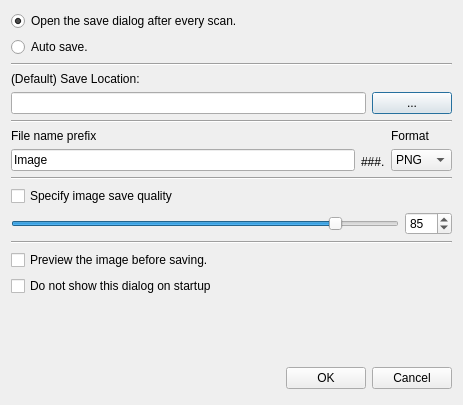
<ui version="4.0" >
 <class>SaveMode</class>
 <widget class="QDialog" name="SaveMode" >
  <property name="geometry" >
   <rect>
    <x>0</x>
    <y>0</y>
    <width>463</width>
    <height>405</height>
   </rect>
  </property>
  <property name="windowTitle" >
   <string>Save Mode</string>
  </property>
  <property name="windowIcon" >
   <iconset/>
  </property>
  <layout class="QVBoxLayout" >
   <item>
    <widget class="QRadioButton" name="manualSaveRButton" >
     <property name="text" >
      <string>Open the save dialog after every scan.</string>
     </property>
     <property name="checked" >
      <bool>true</bool>
     </property>
    </widget>
   </item>
   <item>
    <widget class="QRadioButton" name="autoSaveRButton" >
     <property name="text" >
      <string>Auto save.</string>
     </property>
    </widget>
   </item>
   <item>
    <widget class="Line" name="line_3" >
     <property name="orientation" >
      <enum>Qt::Horizontal</enum>
     </property>
    </widget>
   </item>
   <item>
    <widget class="QLabel" name="label" >
     <property name="text" >
      <string>(Default) Save Location:</string>
     </property>
    </widget>
   </item>
   <item>
    <layout class="QHBoxLayout" >
     <property name="spacing" >
      <number>6</number>
     </property>
     <property name="leftMargin" >
      <number>0</number>
     </property>
     <property name="topMargin" >
      <number>0</number>
     </property>
     <property name="rightMargin" >
      <number>0</number>
     </property>
     <property name="bottomMargin" >
      <number>0</number>
     </property>
     <item>
      <widget class="QLineEdit" name="saveDirLEdit" />
     </item>
     <item>
      <widget class="QPushButton" name="getDirButton" >
       <property name="sizePolicy" >
        <sizepolicy vsizetype="Fixed" hsizetype="Fixed" >
         <horstretch>0</horstretch>
         <verstretch>0</verstretch>
        </sizepolicy>
       </property>
       <property name="text" >
        <string>...</string>
       </property>
      </widget>
     </item>
    </layout>
   </item>
   <item>
    <widget class="Line" name="line_2" >
     <property name="orientation" >
      <enum>Qt::Horizontal</enum>
     </property>
    </widget>
   </item>
   <item>
    <layout class="QHBoxLayout" >
     <property name="spacing" >
      <number>6</number>
     </property>
     <property name="leftMargin" >
      <number>0</number>
     </property>
     <property name="topMargin" >
      <number>0</number>
     </property>
     <property name="rightMargin" >
      <number>0</number>
     </property>
     <property name="bottomMargin" >
      <number>0</number>
     </property>
     <item>
      <layout class="QVBoxLayout" >
       <property name="spacing" >
        <number>6</number>
       </property>
       <property name="leftMargin" >
        <number>0</number>
       </property>
       <property name="topMargin" >
        <number>0</number>
       </property>
       <property name="rightMargin" >
        <number>0</number>
       </property>
       <property name="bottomMargin" >
        <number>0</number>
       </property>
       <item>
        <widget class="QLabel" name="label_2" >
         <property name="text" >
          <string>File name prefix</string>
         </property>
        </widget>
       </item>
       <item>
        <widget class="QLineEdit" name="imgPrefix" >
         <property name="text" >
          <string>Image</string>
         </property>
        </widget>
       </item>
      </layout>
     </item>
     <item>
      <layout class="QVBoxLayout" >
       <property name="spacing" >
        <number>6</number>
       </property>
       <property name="leftMargin" >
        <number>0</number>
       </property>
       <property name="topMargin" >
        <number>0</number>
       </property>
       <property name="rightMargin" >
        <number>0</number>
       </property>
       <property name="bottomMargin" >
        <number>0</number>
       </property>
       <item>
        <widget class="QLabel" name="label_5" >
         <property name="text" >
          <string/>
         </property>
        </widget>
       </item>
       <item>
        <widget class="QLabel" name="label_3" >
         <property name="text" >
          <string>###.</string>
         </property>
        </widget>
       </item>
      </layout>
     </item>
     <item>
      <layout class="QVBoxLayout" >
       <property name="spacing" >
        <number>6</number>
       </property>
       <property name="leftMargin" >
        <number>0</number>
       </property>
       <property name="topMargin" >
        <number>0</number>
       </property>
       <property name="rightMargin" >
        <number>0</number>
       </property>
       <property name="bottomMargin" >
        <number>0</number>
       </property>
       <item>
        <widget class="QLabel" name="label_4" >
         <property name="text" >
          <string>Format</string>
         </property>
        </widget>
       </item>
       <item>
        <widget class="QComboBox" name="imgFormat" >
         <item>
          <property name="text" >
           <string>PNG</string>
          </property>
         </item>
         <item>
          <property name="text" >
           <string>JPG</string>
          </property>
         </item>
         <item>
          <property name="text" >
           <string>JPEG</string>
          </property>
         </item>
         <item>
          <property name="text" >
           <string>BMP</string>
          </property>
         </item>
         <item>
          <property name="text" >
           <string>PPM</string>
          </property>
         </item>
         <item>
          <property name="text" >
           <string>XBM</string>
          </property>
         </item>
         <item>
          <property name="text" >
           <string>XPM</string>
          </property>
         </item>
        </widget>
       </item>
      </layout>
     </item>
    </layout>
   </item>
   <item>
    <widget class="Line" name="line" >
     <property name="orientation" >
      <enum>Qt::Horizontal</enum>
     </property>
    </widget>
   </item>
   <item>
    <widget class="QCheckBox" name="setQuality" >
     <property name="text" >
      <string>Specify image save quality</string>
     </property>
    </widget>
   </item>
   <item>
    <widget class="QFrame" name="imgQualityFrame" >
     <property name="frameShape" >
      <enum>QFrame::NoFrame</enum>
     </property>
     <property name="frameShadow" >
      <enum>QFrame::Plain</enum>
     </property>
     <property name="lineWidth" >
      <number>0</number>
     </property>
     <layout class="QHBoxLayout" >
      <property name="spacing" >
       <number>6</number>
      </property>
      <property name="leftMargin" >
       <number>0</number>
      </property>
      <property name="topMargin" >
       <number>0</number>
      </property>
      <property name="rightMargin" >
       <number>0</number>
      </property>
      <property name="bottomMargin" >
       <number>0</number>
      </property>
      <item>
       <widget class="QSlider" name="horizontalSlider" >
        <property name="maximum" >
         <number>100</number>
        </property>
        <property name="value" >
         <number>85</number>
        </property>
        <property name="sliderPosition" >
         <number>85</number>
        </property>
        <property name="orientation" >
         <enum>Qt::Horizontal</enum>
        </property>
       </widget>
      </item>
      <item>
       <widget class="QSpinBox" name="imgQuality" >
        <property name="maximum" >
         <number>100</number>
        </property>
        <property name="value" >
         <number>85</number>
        </property>
       </widget>
      </item>
     </layout>
    </widget>
   </item>
   <item>
    <widget class="Line" name="line_4" >
     <property name="orientation" >
      <enum>Qt::Horizontal</enum>
     </property>
    </widget>
   </item>
   <item>
    <widget class="QCheckBox" name="showB4Save" >
     <property name="text" >
      <string>Preview the image before saving.</string>
     </property>
    </widget>
   </item>
   <item>
    <widget class="QCheckBox" name="dontAskOnStart" >
     <property name="text" >
      <string>Do not show this dialog on startup</string>
     </property>
    </widget>
   </item>
   <item>
    <spacer>
     <property name="orientation" >
      <enum>Qt::Vertical</enum>
     </property>
     <property name="sizeHint" >
      <size>
       <width>431</width>
       <height>16</height>
      </size>
     </property>
    </spacer>
   </item>
   <item>
    <layout class="QHBoxLayout" >
     <property name="spacing" >
      <number>6</number>
     </property>
     <property name="leftMargin" >
      <number>0</number>
     </property>
     <property name="topMargin" >
      <number>0</number>
     </property>
     <property name="rightMargin" >
      <number>0</number>
     </property>
     <property name="bottomMargin" >
      <number>0</number>
     </property>
     <item>
      <spacer>
       <property name="orientation" >
        <enum>Qt::Horizontal</enum>
       </property>
       <property name="sizeHint" >
        <size>
         <width>91</width>
         <height>31</height>
        </size>
       </property>
      </spacer>
     </item>
     <item>
      <widget class="QPushButton" name="okButton" >
       <property name="text" >
        <string>OK</string>
       </property>
      </widget>
     </item>
     <item>
      <widget class="QPushButton" name="cancelButton" >
       <property name="text" >
        <string>Cancel</string>
       </property>
      </widget>
     </item>
    </layout>
   </item>
  </layout>
 </widget>
 <resources/>
 <connections>
  <connection>
   <sender>setQuality</sender>
   <signal>toggled(bool)</signal>
   <receiver>imgQualityFrame</receiver>
   <slot>setEnabled(bool)</slot>
   <hints>
    <hint type="sourcelabel" >
     <x>93</x>
     <y>215</y>
    </hint>
    <hint type="destinationlabel" >
     <x>167</x>
     <y>247</y>
    </hint>
   </hints>
  </connection>
  <connection>
   <sender>imgQuality</sender>
   <signal>valueChanged(int)</signal>
   <receiver>horizontalSlider</receiver>
   <slot>setValue(int)</slot>
   <hints>
    <hint type="sourcelabel" >
     <x>357</x>
     <y>239</y>
    </hint>
    <hint type="destinationlabel" >
     <x>260</x>
     <y>238</y>
    </hint>
   </hints>
  </connection>
  <connection>
   <sender>horizontalSlider</sender>
   <signal>valueChanged(int)</signal>
   <receiver>imgQuality</receiver>
   <slot>setValue(int)</slot>
   <hints>
    <hint type="sourcelabel" >
     <x>216</x>
     <y>238</y>
    </hint>
    <hint type="destinationlabel" >
     <x>357</x>
     <y>239</y>
    </hint>
   </hints>
  </connection>
  <connection>
   <sender>cancelButton</sender>
   <signal>clicked()</signal>
   <receiver>SaveMode</receiver>
   <slot>reject()</slot>
   <hints>
    <hint type="sourcelabel" >
     <x>367</x>
     <y>306</y>
    </hint>
    <hint type="destinationlabel" >
     <x>179</x>
     <y>282</y>
    </hint>
   </hints>
  </connection>
  <connection>
   <sender>okButton</sender>
   <signal>clicked()</signal>
   <receiver>SaveMode</receiver>
   <slot>accept()</slot>
   <hints>
    <hint type="sourcelabel" >
     <x>274</x>
     <y>306</y>
    </hint>
    <hint type="destinationlabel" >
     <x>96</x>
     <y>254</y>
    </hint>
   </hints>
  </connection>
 </connections>
</ui>
